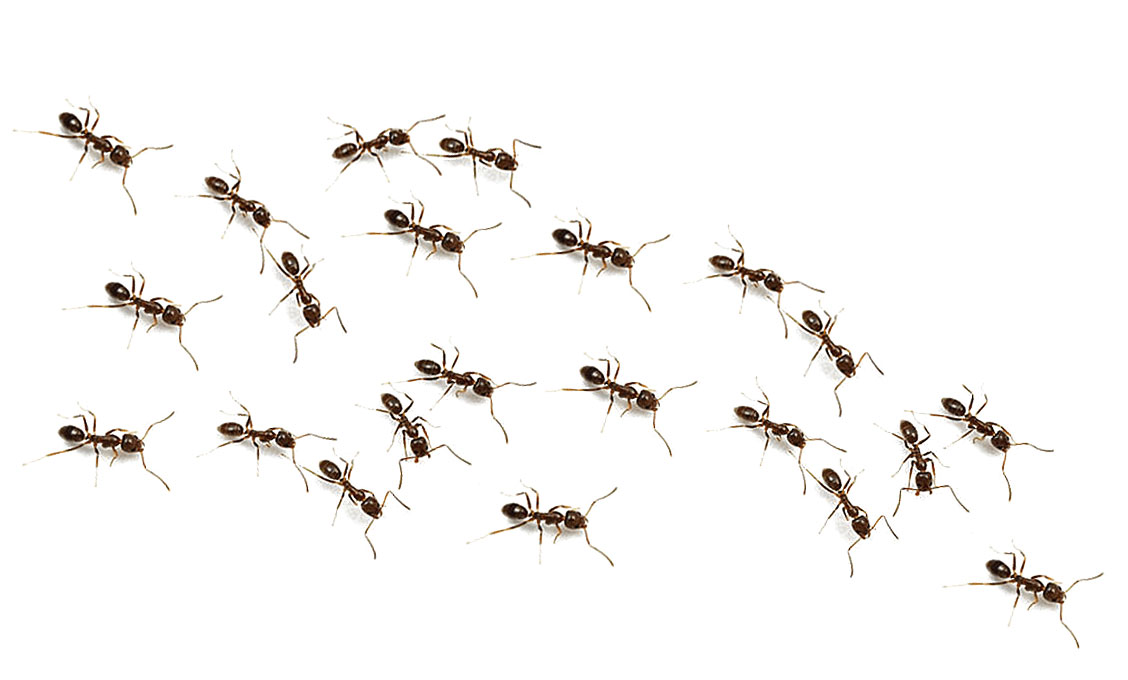
#> input picture introduccion/imagenes/hormigas.jpg, 1128 x 680 px, found by its file name
$ python pixel_descriptor.py
#> lines starting #> are read from the running program, lines starting #| are printed output that depends on the picture; after the words box and inside, x2 and y2 are one past the last pixel; in counts of white or black regions, pixels touching at a corner belong together
# -*- coding: utf-8 -*-
"""
Created on Tue Feb 21 12:08:10 2023

@author: JaimesPita
"""

import cv2

import cv2
import numpy as np

imagen=cv2.imread(".\imagenes\hormigas.jpg",1)
#> imagen is the input picture: shape (680, 1128, 3); mean B, G, R 245.1, 246.3, 247.5
imagen_bn=np.zeros((imagen.shape[0],imagen.shape[1]))


for x in range(imagen.shape[0]):
    for y in range(imagen.shape[1]):
        if ((50<imagen[x,y,0]<90)  and (50<imagen[x,y,1]<90) and (100<imagen[x,y,2]<145)):
            imagen_bn[x,y]=1;
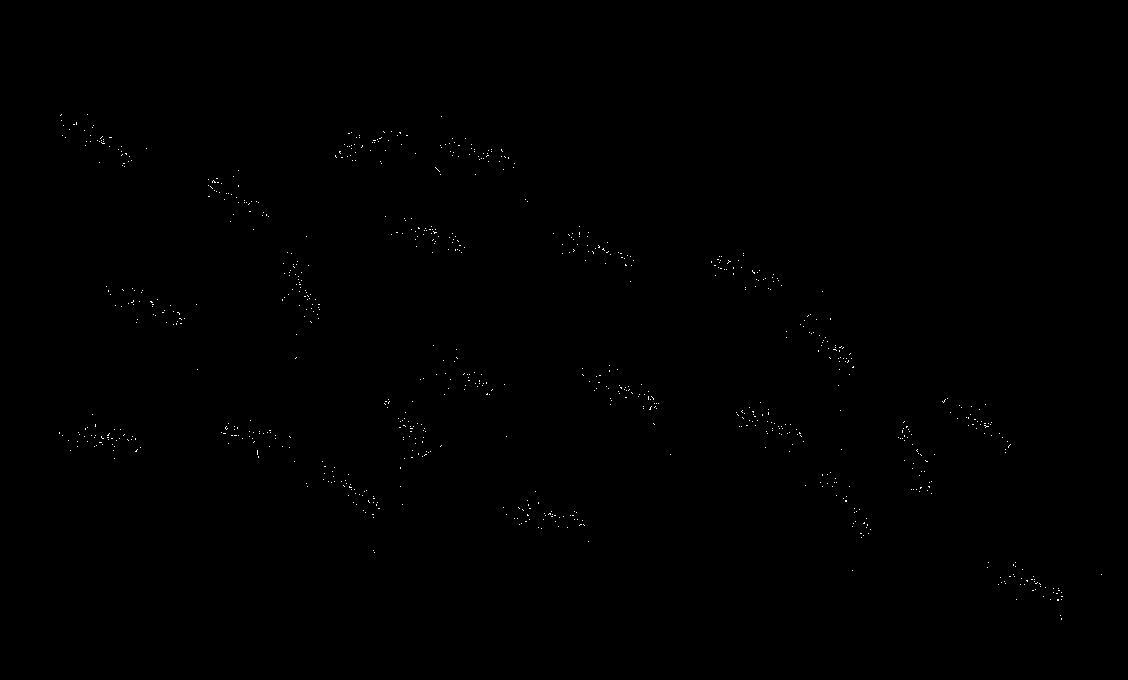
#> imagen_bn: shape (680, 1128) float64; values 0 (black) and 1 (white), 0.15% white in thin lines or dots, all inside (x1, y1, x2, y2) = (59, 114, 1102, 620)

cv2.imshow('img',imagen_bn)
cv2.waitKey(0)
